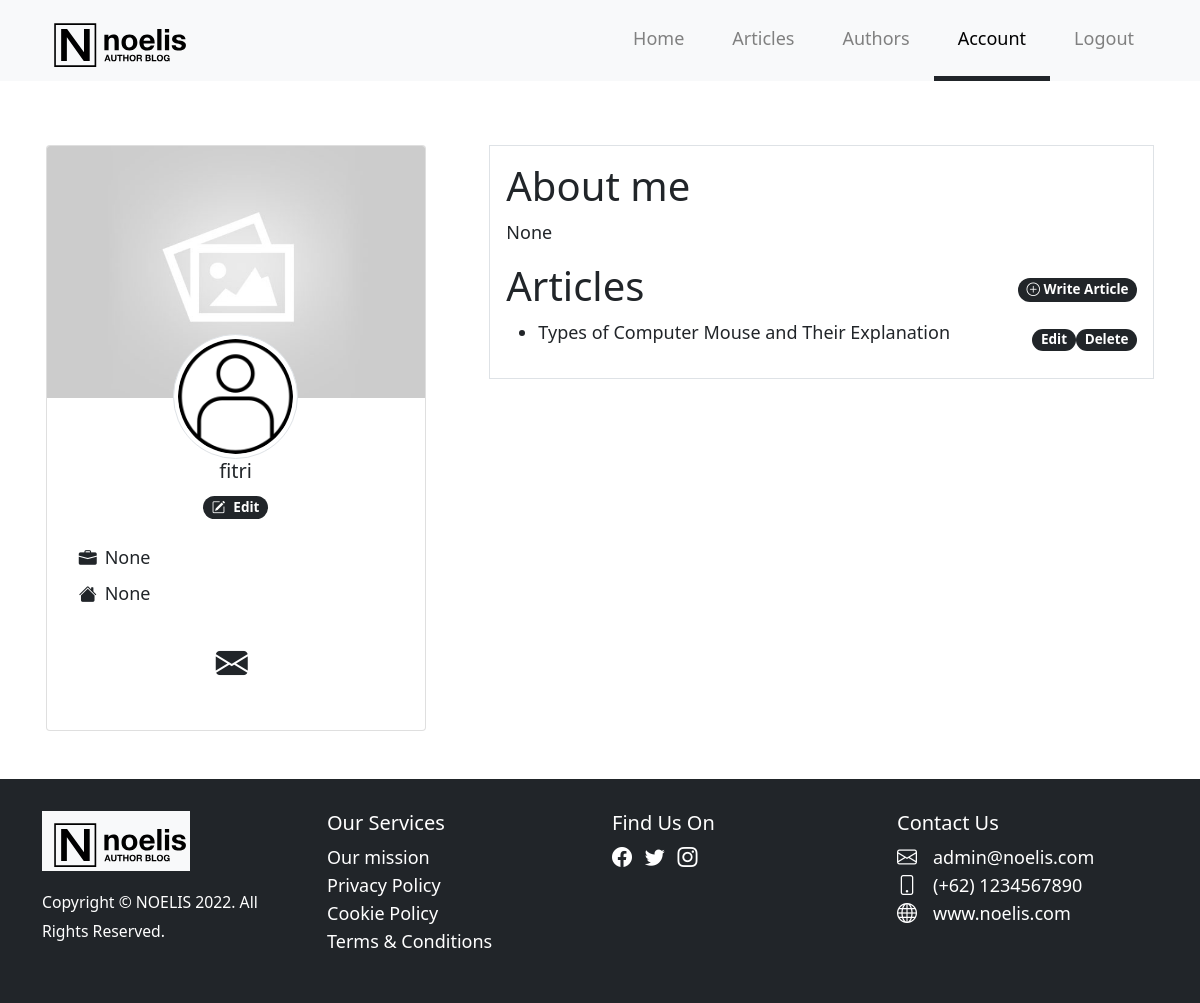
Before: /users/account/ (signed in) with the older database file.
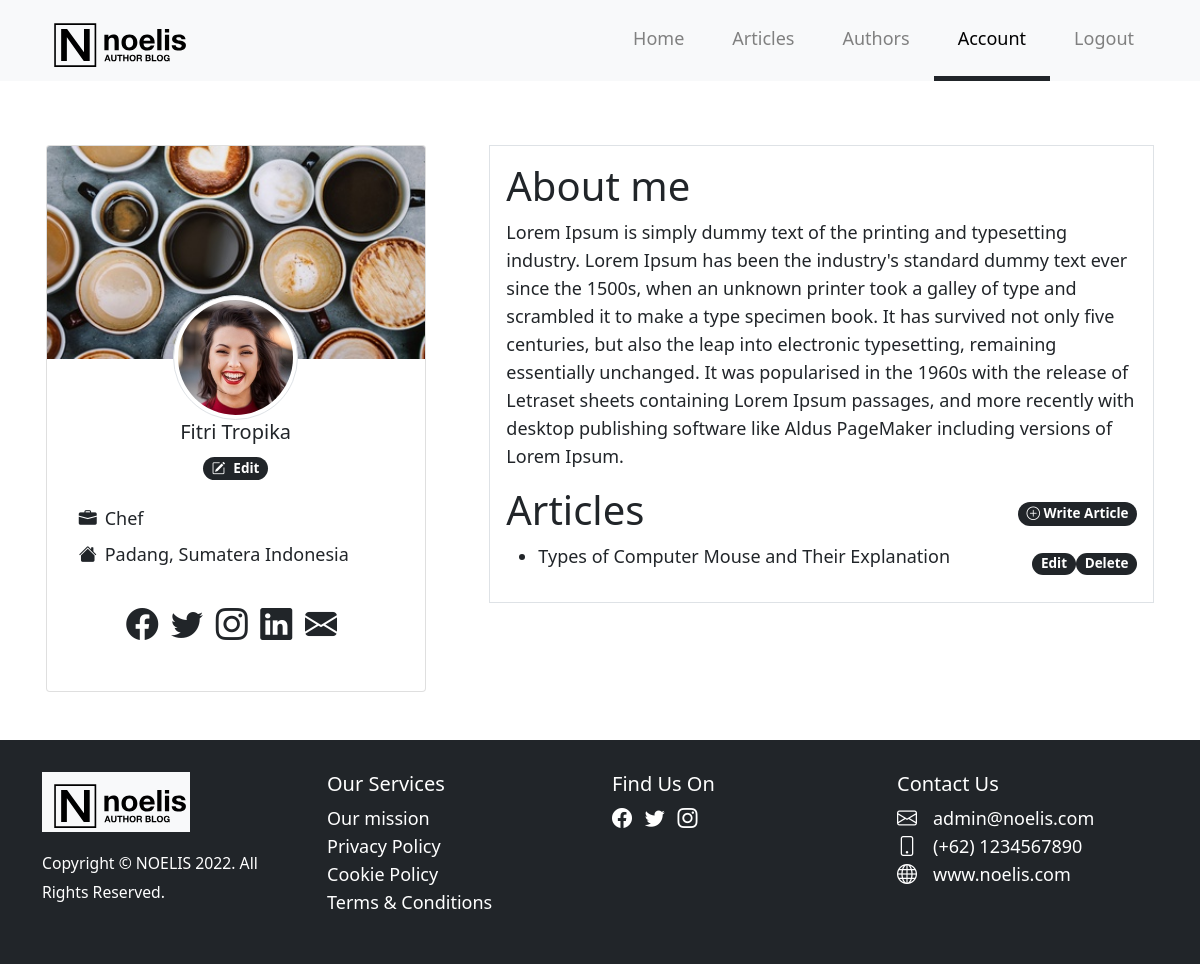
After: the same page with the newer database file.
### users/models.py (models this page shows, shortened)
class Profile(models.Model):
    user = models.OneToOneField(
        User, on_delete=models.CASCADE, null=True, blank=True)
    name = models.CharField(max_length=200, blank=True, null=True)
    email = models.EmailField(max_length=500, blank=True, null=True)
    username = models.CharField(max_length=200, blank=True, null=True)
    job_profile = models.CharField(max_length=200, blank=True, null=True)
    location = models.CharField(max_length=200, blank=True, null=True)
    short_intro = models.CharField(max_length=200, blank=True, null=True)
    bio = models.TextField(blank=True, null=True)
    profile_image = models.ImageField(
        null=True, blank=True, upload_to='profiles/', default='profiles/user-default.png')
    cover_image = models.ImageField(
        null=True, blank=True, upload_to='profiles/covers', default='profiles/covers/default.jpg')
    social_facebook = models.CharField(max_length=200, blank=True, null=True)
    social_twitter = models.CharField(max_length=200, blank=True, null=True)
    social_website = models.CharField(max_length=200, blank=True, null=True)
    social_instagram = models.CharField(max_length=200, blank=True, null=True)
    social_linkedin = models.CharField(max_length=200, blank=True, null=True)
    created = models.DateTimeField(auto_now_add=True)
    id = models.UUIDField(default=uuid.uuid4, unique=True,
                          primary_key=True, editable=False)
    class Meta:
        ordering = ['name']

### articles/models.py (models this page shows, shortened)
class Article(models.Model):
    owner = models.ForeignKey(Profile, null=True, on_delete=models.SET_NULL)
    title = models.CharField(max_length=200)
    body = HTMLField()
    thumbnail = models.ImageField(null=True, blank=True, default='default.jpg')
    categories = models.ManyToManyField('Category', blank=True)
    created = models.DateTimeField(auto_now_add=True)
    slug = models.SlugField(blank=True, editable=False)
    vote_total = models.IntegerField(default=0, null=True, blank=True)
    vote_ratio = models.IntegerField(default=0, null=True, blank=True)
    id = models.UUIDField(default=uuid.uuid4, unique=True,
                          primary_key=True, editable=False)
    class Meta:
        ordering = ['-created']

### users/views.py (the view)
# urls.py: path('account/', views.userAccount, name='account'),
@login_required(login_url='login')
def userAccount(request):
    profile = request.user.profile
    context = {
        'title': 'Account - NOELIS Author Blog',
        'profile': profile,
    }
    return render(request, 'users/account.html', context)

### users/templates/users/account.html (shortened to what this page needs)
{% extends 'main.html' %}
{% block content %}
  <section id="member-list" class="py-5">
    <div class="container">
      <div class="row">
        <div class="col-lg-4 mt-3 me-md-5 text-center px-0 m-auto">
          <div class="card">
            <img class="card-img-top" src="{{ profile.cover_image.url }}" />
            <div class="card-body">
              <img src="{{ profile.profile_image.url }}" class="rounded-circle img-thumbnail img-fluid" style="width: 125px; height: 125px;" />
              <h5 class="card-title">{{ profile.name }}</h5>
              <a href="#">
                <a href="{% url 'edit-account' %}" class="badge rounded-pill bg-dark text-decoration-none text-white"><i class="bi bi-pencil-square me-2"></i>Edit</a>
              </a>
              <ul class="list-unstyled text-start my-4">
                <li class="m-2 ms-3">
                  <i class="bi-briefcase-fill me-2"></i>{{ profile.job_profile }}
                </li>
                <li class="m-2 ms-3">
                  <i class="bi-house-fill me-2"></i>{{ profile.location }}
                </li>
              </ul>
              <p class="card-text">
                <div style="white-space: nowrap" class="py-3">
                  {% if profile.social_facebook %}
                  <a href="{{ profile.social_facebook }}" class="text-dark text-decoration-none me-2" target="_blank">
                    <i class="bi-facebook fs-2"></i>
                  </a>
                  {% endif %}
                  {% if profile.social_twitter %}
                  <a href="{{ profile.social_twitter }}" class="text-dark text-decoration-none me-2" target="_blank">
                    <i class="bi-twitter fs-2"></i>
                  </a>
                  {% endif %}
                  {% if profile.social_instagram %}
                  <a href="{{ profile.social_instagram }}" class="text-dark text-decoration-none me-2" target="_blank">
                    <i class="bi-instagram fs-2"></i>
                  </a>
                  {% endif %}
                  {% if profile.social_linkedin %}
                  <a href="{{ profile.social_linkedin }}" class="text-dark text-decoration-none me-2" target="_blank">
                    <i class="bi-linkedin fs-2"></i>
                  </a>
                  {% endif %}
                  {% if profile.email %}
                  <a href="mailto:{{ profile.email }}" class="text-dark text-decoration-none me-2" target="_blank">
                    <i class="bi-envelope-fill fs-2"></i>
                  </a>
                  {% endif %}
                </div>
              </p>
            </div>
          </div>
        </div>
        <div class="col-lg-7 mt-3 border border-1 p-3 m-auto">
          <h1>About me</h1>
          <p>{{ profile.bio|linebreaksbr }}</p>
          <div class="d-flex flex-row justify-content-between align-items-center">
            <h1>Articles</h1>
            <a href="{% url 'write-article' %}" class="badge rounded-pill bg-dark text-decoration-none text-white"><i class="bi bi-plus-circle"></i> Write Article</a>
          </div>
          {% for article in profile.article_set.all %}
            <div class="d-flex flex-row justify-content-between align-items-center">
              <div class="py-2 py-md-0">
                <ul>
                  <li>
                    <a href="{% url 'article' article.slug %}" title="{{ article.title }}" class="text-decoration-none text-dark">
                      {{ article.title|truncatechars:80 }}
                    </a>
                  </li>
                </ul>
              </div>
              <div class="text-end d-flex flex-column flex-md-row">
                <a href="{% url 'edit-article' article.id %}" class="badge rounded-pill bg-dark text-decoration-none text-white my-1 my-md-0">Edit</a>
                <a href="#" class="badge rounded-pill bg-dark text-decoration-none text-white my-1 my-md-0" data-bs-toggle="modal" data-bs-target="#delete-{{ article.id }}">Delete</a>
              </div>
            </div>
          {% endfor %}
        </div>
      </div>
    </div>
  </section>
{% endblock content %}

### templates/main.html (shortened to what this page needs)
<!DOCTYPE html>
{% load static %}
<html lang="id">
  <head>
    <link rel="stylesheet" href="{% static 'styles/bootstrap.css' %}" />
    <link rel="stylesheet" href="{% static 'font/bootstrap-icons.css' %}" />
    <link rel="stylesheet" href="{% static 'styles/style.css' %}" />
  </head>
  <body>
    {% include 'navbar.html' %}
    {% block content %}
    {% endblock content %}
    {% include 'footer.html' %}
  </body>
</html>

### templates/navbar.html (shortened to what this page needs)
{% load static %}
<nav id="main-navbar" class="navbar navbar-expand-md navbar-light bg-light py-0">
  <div class="container">
    <a class="navbar-brand" href="{% url 'index' %}">
      {% url 'index' as index %}
      {% url 'articles' as articles %}
      {% url 'users' as authors %}
      {% url 'login' as login %}
      {% if request.path == index or request.path == articles or request.path == authors or request.path == login%}
        <img src="{% static 'images/noelis_logo.svg' %}" class="main-logo d-none d-md-inline" alt="noelis logo" />
        <img src="{% static 'images/noelis_logo.svg' %}" class="small-logo d-inline d-md-none" alt="noelis logo" />
      {% else %}
        <img src="{% static 'images/noelis_logo.svg' %}" class="small-logo d-inline" alt="noelis logo" />
      {% endif %}
    </a>
    <div class="collapse navbar-collapse" id="navbarNav">
      <ul class="navbar-nav ms-auto">
        {% url 'index' as index %}
        <li class="nav-item">
          <a class="nav-link p-4 {% if request.path == index %} active {% endif %}" href="{% url 'index' %}">Home</a>
        </li>
        {% url 'articles' as articles %}
        <li class="nav-item">
          <a class="nav-link p-4 {% if request.path == articles %} active {% endif %}" href="{% url 'articles' %}">Articles</a>
        </li>
        {% url 'users' as authors %}
        <li class="nav-item">
          <a class="nav-link p-4 {% if request.path == authors %} active {% endif %}" href="{% url 'users' %}">Authors</a>
        </li>
        {% url 'account' as account %}
        {% url 'login' as login %}
        {% if request.user.is_authenticated %}
          <li class="nav-item">
            <a class="nav-link p-4 {% if request.path == account %} active {% endif %}" href="{% url 'account' %}">Account</a>
          </li>
          <li class="nav-item">
            <a class="nav-link p-4" href="{% url 'logout' %}">Logout</a>
          </li>
        {% else %}
          <li class="nav-item">
            <a class="nav-link p-4 {% if request.path == login %} active {% endif %}" href="{% url 'login' %}">Login</a>
          </li>
        {% endif %}
      </ul>
    </div>
  </div>
</nav>

### templates/footer.html (shortened to what this page needs)
{% load static %}
<footer id="main-footer" class="text-white bg-dark py-4">
  <div class="container">
    <div class="row">
      <div class="col-md-3 text-center text-md-start py-2">
        <a href="{% url 'index' %}">
          <img
            src="{% static 'images/noelis_logo.svg' %}"
            style="height: 60px"
          />
        </a>
        <div class="mt-3 d-none d-md-block">
          <small>Copyright &copy; NOELIS 2022. All Rights Reserved.</small>
        </div>
      </div>
      <div class="col-md-3 text-center text-md-start py-2">
        <h5>Our Services</h5>
        <ul class="list-unstyled">
          <li>
            <a href="#" class="text-white text-decoration-none"> Our mission</a>
          </li>
          <li>
            <a href="#" class="text-white text-decoration-none">
              Privacy Policy</a
            >
          </li>
          <li>
            <a href="#" class="text-white text-decoration-none">
              Cookie Policy</a
            >
          </li>
          <li>
            <a href="#" class="text-white text-decoration-none">
              Terms & Conditions</a
            >
          </li>
        </ul>
      </div>
      <div class="col-md-3 text-center text-md-start py-2">
        <h5>Find Us On</h5>
        <div style="white-space: nowrap">
          <a href="#" class="text-white text-decoration-none me-2">
            <i class="bi-facebook fs-5"></i>
          </a>
          <a href="#" class="text-white text-decoration-none me-2">
            <i class="bi-twitter fs-5"></i>
          </a>
          <a href="#" class="text-white text-decoration-none me-2">
            <i class="bi-instagram fs-5"></i>
          </a>
        </div>
      </div>
      <div class="col-md-3 text-center text-md-start py-2">
        <h5>Contact Us</h5>
        <div style="white-space: nowrap">
          <a href="#" class="text-white text-decoration-none"
            ><i class="bi-envelope fs-5 me-2 me-lg-3"></i>admin@noelis.com</a
          >
        </div>
        <div style="white-space: nowrap">
          <i class="bi-phone fs-5 me-2 me-lg-3"></i>(+62) 1234567890
        </div>
        <div style="white-space: nowrap">
          <a href="#" class="text-white text-decoration-none"
            ><i class="bi-globe fs-5 me-2 me-lg-3"></i>www.noelis.com
          </a>
        </div>
      </div>
    </div>
  </div>
</footer>

### static/styles/style.css (style rules this page uses)
body { font-size: 18px; line-height: 28px; }
#main-navbar .nav-link { border-bottom: 5px solid #f8f9fa; color: gray; }
#main-navbar .nav-link:hover, #main-navbar a.active { border-bottom: 5px solid #212529; color: black; }
.small-logo { height: 60px; }
#main-navbar { z-index: 100; }
#member-list .card-body img { width: 125px; margin-top: -80px; }
@media (min-width: 1200px) { .container { max-width: 1140px; } }

Changed rows visible on the page:
changed Profile: cover_image: picture added in place of a placeholder; profile_image: picture added in place of a placeholder; name "fitri" → "Fitri Tropika"; job_profile "None" → "Chef"; location "None" → "Padang, Sumatera Indonesia"; bio "None" → "Lorem Ipsum is simply dummy text of the printing and typesetting industry. Lorem Ipsum has been the industry's standard dummy text ever since the 1500s, when an unknown printer took a galley of type and scrambled it to make a type specimen book. It has survived not only five centuries, but also the leap into electronic typesetting, remaining essentially unchanged. It was popularised in the 1960s with the release of Letraset sheets containing Lorem Ipsum passages, and more recently with desktop publishing software like Aldus PageMaker including versions of Lorem Ipsum."
